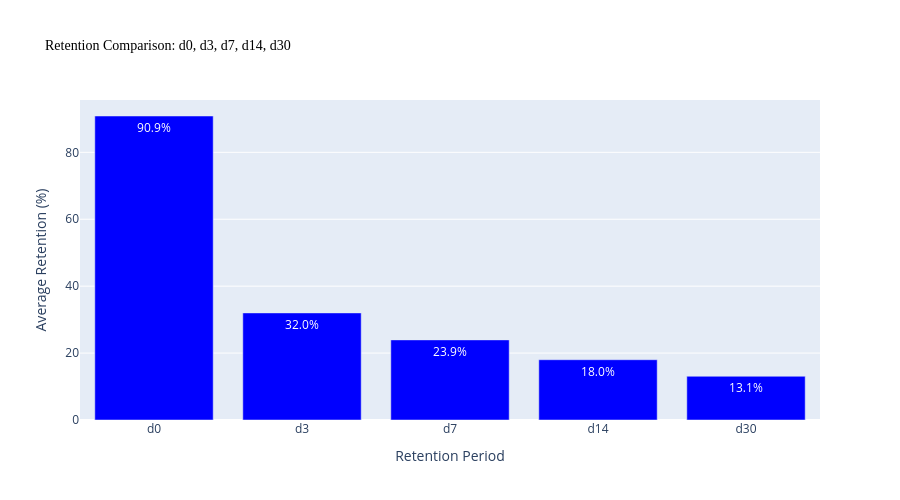
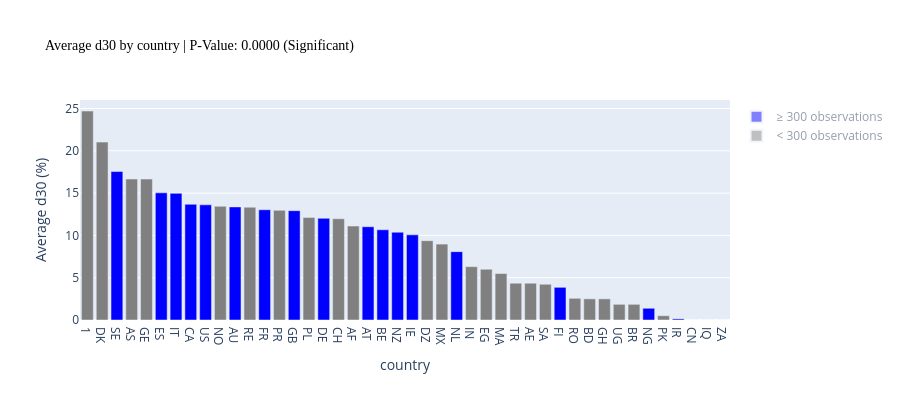
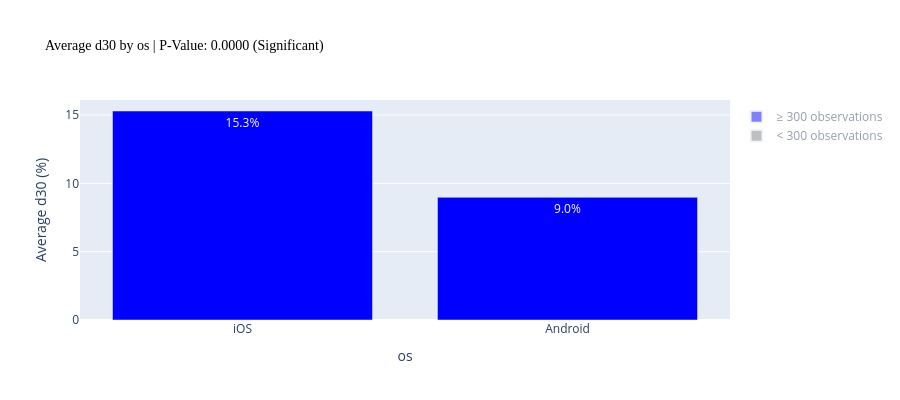
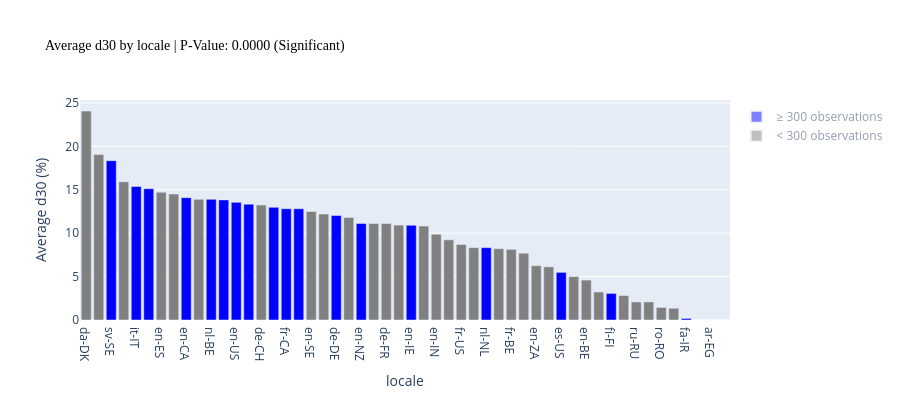

Notebook source saved alongside these figures, in order:
### Markdown cell above
## Retention target variables correlation

The analysis shows the overlap between users retained at day 14 (d14) and day 30 (d30). 

**Key Finding:** 
- Globally, only 60% of people who are active after 30 days were already active at day 14. 
- This indicates that a significant portion of d30 active users (40%) were not active at d14, which helps explain the lower correlation between these retention periods. 
- Correlation matrix shows low correlation between all variables

> **Conclusion:** It's not because you come back earlier that you create long-term retention. So for the business point of view we want to focus on **d30 as the retention KPI to optimise**.

### Code cell
# Visualizations
retention_fig = retention_comparison(merged_dataset)

# Define target variable (can be changed to 'd7', 'd3', etc.)
target_variable = 'd30'
qual_figs = qualitative_variables_impacts_on_retention(merged_dataset, ['country', 'os', 'locale', 'device_model','had_meaningful'], target_variable)

### Figure 1 — Plotly figure (JSON) as saved in the notebook; plotly's stock layout.template omitted (floating-point values rounded to 4 significant figures)
{"data": [{"marker": {"color": "blue"}, "name": "Retention", "text": ["90.9%", "32.0%", "23.9%", "18.0%", "13.1%"], "textfont": {"color": "white"}, "textposition": "inside", "type": "bar", "x": ["d0", "d3", "d7", "d14", "d30"], "y": [90.86, 32.0, 23.95, 18.01, 13.07]}], "layout": {"height": 500, "showlegend": false, "title": {"font": {"color": "black", "family": "Arial Black", "size": 14}, "text": "Retention Comparison: d0, d3, d7, d14, d30"}, "xaxis": {"title": {"text": "Retention Period"}}, "yaxis": {"title": {"text": "Average Retention (%)"}}}}

### Figure 2 — Plotly figure (JSON) as saved in the notebook; plotly's stock layout.template omitted (floating-point values rounded to 4 significant figures)
{"data": [{"marker": {"color": ["grey", "grey", "blue", "grey", "grey", "blue", "blue", "blue", "blue", "grey", "blue", "grey", "blue", "grey", "blue", "grey", "blue", "grey", "grey", "blue", "blue", "blue", "blue", "grey", "grey", "blue", "grey", "grey", "grey", "grey", "grey", "grey", "blue", "grey", "grey", "grey", "grey", "grey", "blue", "grey", "blue", "grey", "grey", "grey"]}, "showlegend": false, "textfont": {"color": "white"}, "textposition": "inside", "type": "bar", "x": ["1", "DK", "SE", "AS", "GE", "ES", "IT", "CA", "US", "NO", "AU", "RE", "FR", "PR", "GB", "PL", "DE", "CH", "AF", "AT", "BE", "NZ", "IE", "DZ", "MX", "NL", "IN", "EG", "MA", "TR", "AE", "SA", "FI", "RO", "BD", "GH", "UG", "BR", "NG", "PK", "IR", "CN", "IQ", "ZA"], "y": [24.71, 21.03, 17.55, 16.67, 16.67, 15.03, 14.97, 13.67, 13.61, 13.44, 13.37, 13.33, 13.03, 12.96, 12.93, 12.12, 12.02, 11.97, 11.11, 11.02, 10.66, 10.38, 10.07, 9.375, 8.974, 8.08, 6.306, 6.0, 5.495, 4.348, 4.348, 4.225, 3.863, 2.564, 2.5, 2.5, 1.852, 1.852, 1.386, 0.5051, 0.1326, 0.0, 0.0, 0.0]}, {"marker": {"color": "blue"}, "name": "≥ 300 observations", "showlegend": true, "type": "bar", "visible": "legendonly", "x": ["1"], "y": [0]}, {"marker": {"color": "grey"}, "name": "< 300 observations", "showlegend": true, "type": "bar", "visible": "legendonly", "x": ["1"], "y": [0]}], "layout": {"height": 400, "legend": {"itemsizing": "constant", "x": 1.01, "xanchor": "left", "y": 0.99, "yanchor": "top"}, "showlegend": true, "title": {"font": {"color": "black", "family": "Arial Black", "size": 14}, "text": "Average d30 by country | P-Value: 0.0000 (Significant)"}, "xaxis": {"categoryarray": ["1", "DK", "SE", "AS", "GE", "ES", "IT", "CA", "US", "NO", "AU", "RE", "FR", "PR", "GB", "PL", "DE", "CH", "AF", "AT", "BE", "NZ", "IE", "DZ", "MX", "NL", "IN", "EG", "MA", "TR", "AE", "SA", "FI", "RO", "BD", "GH", "UG", "BR", "NG", "PK", "IR", "CN", "IQ", "ZA"], "categoryorder": "array", "title": {"text": "country"}, "type": "category"}, "yaxis": {"title": {"text": "Average d30 (%)"}}}}

### Figure 3 — Plotly figure (JSON) as saved in the notebook; plotly's stock layout.template omitted (floating-point values rounded to 4 significant figures)
{"data": [{"marker": {"color": ["blue", "blue"]}, "showlegend": false, "text": ["15.3%", "9.0%"], "textfont": {"color": "white"}, "textposition": "inside", "type": "bar", "x": ["iOS", "Android"], "y": [15.3, 8.979]}, {"marker": {"color": "blue"}, "name": "≥ 300 observations", "showlegend": true, "type": "bar", "visible": "legendonly", "x": ["iOS"], "y": [0]}, {"marker": {"color": "grey"}, "name": "< 300 observations", "showlegend": true, "type": "bar", "visible": "legendonly", "x": ["iOS"], "y": [0]}], "layout": {"height": 400, "legend": {"itemsizing": "constant", "x": 1.01, "xanchor": "left", "y": 0.99, "yanchor": "top"}, "showlegend": true, "title": {"font": {"color": "black", "family": "Arial Black", "size": 14}, "text": "Average d30 by os | P-Value: 0.0000 (Significant)"}, "xaxis": {"categoryarray": ["iOS", "Android"], "categoryorder": "array", "title": {"text": "os"}, "type": "category"}, "yaxis": {"title": {"text": "Average d30 (%)"}}}}

### Figure 4 — Plotly figure (JSON) as saved in the notebook; plotly's stock layout.template omitted (floating-point values rounded to 4 significant figures)
{"data": [{"marker": {"color": ["grey", "grey", "blue", "grey", "blue", "blue", "grey", "grey", "blue", "grey", "blue", "blue", "blue", "blue", "grey", "blue", "blue", "blue", "grey", "grey", "blue", "grey", "blue", "grey", "grey", "grey", "blue", "grey", "grey", "grey", "grey", "grey", "blue", "grey", "grey", "grey", "grey", "grey", "blue", "grey", "grey", "grey", "blue", "grey", "grey", "grey", "grey", "grey", "blue", "grey", "grey", "grey"]}, "showlegend": false, "textfont": {"color": "white"}, "textposition": "inside", "type": "bar", "x": ["da-DK", "en-GE", "sv-SE", "en-AS", "it-IT", "es-ES", "en-ES", "en-DE", "en-CA", "en-NO", "nl-BE", "en", "en-US", "en-AU", "de-CH", "fr-FR", "fr-CA", "en-GB", "en-SE", "en-AF", "de-DE", "nb-NO", "en-NZ", "de-AT", "de-FR", "en-FR", "en-IE", "en-CH", "en-IN", "fr-CH", "fr-US", "es-419", "nl-NL", "en-IT", "fr-BE", "en-NL", "en-ZA", "tr-TR", "es-US", "en-FI", "en-BE", "es-MX", "fi-FI", "pt-BR", "ru-RU", "pl-PL", "ro-RO", "en-NG", "fa-IR", "ar-AE", "ar-EG", "zh-Hans-CN"], "y": [24.06, 19.05, 18.35, 15.91, 15.37, 15.12, 14.71, 14.5, 14.09, 13.89, 13.89, 13.83, 13.54, 13.34, 13.24, 12.98, 12.81, 12.81, 12.5, 12.2, 12.03, 11.81, 11.11, 11.11, 11.11, 10.92, 10.9, 10.81, 9.877, 9.231, 8.696, 8.333, 8.328, 8.209, 8.13, 7.692, 6.25, 6.122, 5.486, 5.0, 4.598, 3.226, 3.059, 2.817, 2.083, 2.083, 1.449, 1.351, 0.1805, 0.0, 0.0, 0.0]}, {"marker": {"color": "blue"}, "name": "≥ 300 observations", "showlegend": true, "type": "bar", "visible": "legendonly", "x": ["da-DK"], "y": [0]}, {"marker": {"color": "grey"}, "name": "< 300 observations", "showlegend": true, "type": "bar", "visible": "legendonly", "x": ["da-DK"], "y": [0]}], "layout": {"height": 400, "legend": {"itemsizing": "constant", "x": 1.01, "xanchor": "left", "y": 0.99, "yanchor": "top"}, "showlegend": true, "title": {"font": {"color": "black", "family": "Arial Black", "size": 14}, "text": "Average d30 by locale | P-Value: 0.0000 (Significant)"}, "xaxis": {"categoryarray": ["da-DK", "en-GE", "sv-SE", "en-AS", "it-IT", "es-ES", "en-ES", "en-DE", "en-CA", "en-NO", "nl-BE", "en", "en-US", "en-AU", "de-CH", "fr-FR", "fr-CA", "en-GB", "en-SE", "en-AF", "de-DE", "nb-NO", "en-NZ", "de-AT", "de-FR", "en-FR", "en-IE", "en-CH", "en-IN", "fr-CH", "fr-US", "es-419", "nl-NL", "en-IT", "fr-BE", "en-NL", "en-ZA", "tr-TR", "es-US", "en-FI", "en-BE", "es-MX", "fi-FI", "pt-BR", "ru-RU", "pl-PL", "ro-RO", "en-NG", "fa-IR", "ar-AE", "ar-EG", "zh-Hans-CN"], "categoryorder": "array", "title": {"text": "locale"}, "type": "category"}, "yaxis": {"title": {"text": "Average d30 (%)"}}}}
